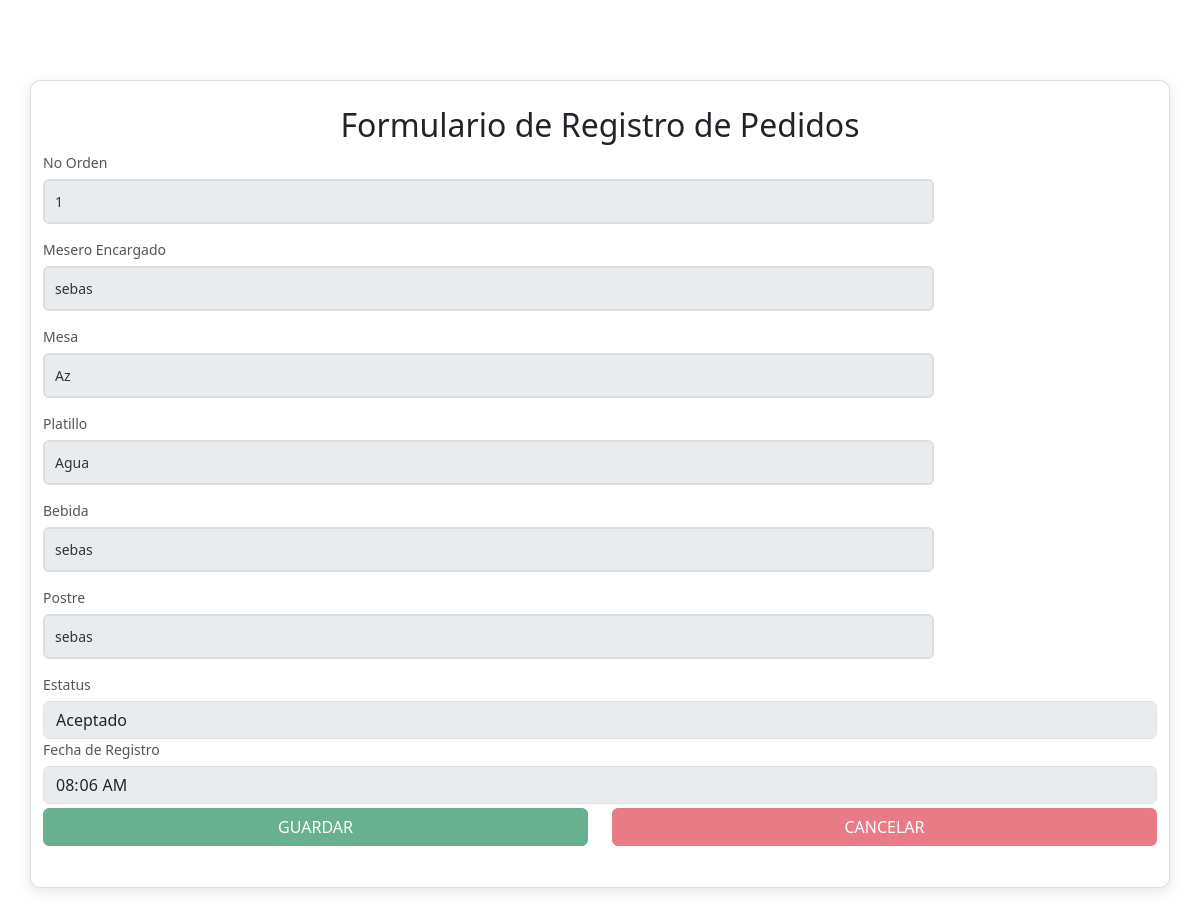
The app's page /editarpedido/1 with its own data.
### modulo/restaurante/models.py (models this page shows, shortened)
class PEDIDOS(models.Model):
    posiciones = [
        ('Pendiente', 'Pendiente'),
        ('Aceptado', 'Aceptado')
    ]
    IdPedido = models.AutoField(primary_key=True)
    NoOrden = models.CharField(max_length=10)
    MeseroEncargado = models.CharField(max_length=80)
    Mesa = models.CharField(max_length=10)
    Platillo = models.CharField(max_length=50)
    Bebida = models.CharField(max_length=50)
    Postre = models.CharField(max_length=50)
    Estatus = models.CharField(max_length=10, choices=posiciones)
    HoraRegistro = models.TimeField()

### modulo/restaurante/views.py (the view)
# urls.py: path("editarpedido/<pIdPedido>", views.editarPedido, name="editarpedido"),
def editarPedido(request, pIdPedido):
    pedido = PEDIDOS.objects.get(IdPedido=pIdPedido)
    return render(request,"editPedido.html", {"tblpedido": pedido})

### modulo/restaurante/templates/editpedido.html (shortened to what this page needs)
<html lang="es">
<head>
    <link rel="stylesheet" href="https://cdnjs.cloudflare.com/ajax/libs/font-awesome/6.6.0/css/all.min.css" />
    <link rel="stylesheet" href="https://cdn.jsdelivr.net/npm/bootstrap@5.3.3/dist/css/bootstrap.min.css">
</head>
<body>
    <div class="container">
        <h2>Formulario de Registro de Pedidos</h2>
        <form action="/leerpedido/" method="post">{% csrf_token %}
            <div class="form-group">
                <label for="txtNoOrden">No Orden</label>
                <input type="text" id="txtNoOrden" name="txtNoOrden" minlength="1" maxlength="7" class="form-control" value="{{tblpedido.NoOrden}}" required>
                <label for="txtMeseroEncargado">Mesero Encargado</label>
                <input type="text" id="txtMeseroEncargado" name="txtMeseroEncargado" minlength="1" maxlength="15" class="form-control" value="{{tblpedido.MeseroEncargado}}" required>
                <label for="txtMesa">Mesa</label>
                <input type="text" id="txtMesa" name="txtMesa" minlength="1" maxlength="15" class="form-control" value="{{tblpedido.Mesa}}" required>
                <label for="txtPlatillo">Platillo</label>
                <input type="text" id="txtPlatillo" name="txtPlatillo" minlength="1" maxlength="15" class="form-control" value="{{tblpedido.Platillo}}" required>
                <label for="txtBebida">Bebida</label>
                <input type="text" id="txtBebida" name="txtBebida" minlength="1" maxlength="15" class="form-control" value="{{tblpedido.Bebida}}" required>
                <label for="txtPostre">Postre</label>
                <input type="text" id="txtPostre" name="txtPostre" minlength="1" maxlength="15" class="form-control" value="{{tblpedido.Postre}}" required>
                <label for="txtEstatus">Estatus</label>
                <input id="txtEstatus" name="txtEstatus" class="form-control" value="{{tblpedido.Estatus}}" readonly>
                <label for="txtHoraRegistro">Fecha de Registro</label>
                <input type="time" id="txtHoraRegistro" name="txtHoraRegistro" class="form-control" value="{{tblpedido.HoraRegistro}}" required>
                <div class="row mt-1">
                    <div class="col-md-6">
                        <button type="submit" class="btn btn-success w-100">GUARDAR</button>
                    </div>
                    <div class="col-md-6">
                        <button type="reset" class="btn btn-danger w-100">CANCELAR</button>
                    </div>
                </div>
            </div>
        </form>
    </div>
</body></html>

### modulo/restaurante/templates/editpedido.html (style rules this page uses)
body { font-family: 'Arial', sans-serif; background-color: #f0f8ff; margin: 0; padding: 0; }
.container { width: 35%; margin: 80px auto; background-color: #fff; padding: 25px; border-radius: 10px; box-shadow: 0 4px 15px rgba(0, 0, 0, 0.1); border: 1px solid #ddd; }
h2 { text-align: center; color: #333; font-size: 24px; margin-bottom: 20px; }
label { display: block; margin-bottom: 6px; font-size: 14px; color: #555; }
input[type="text"], input[type="password"] { width: 80%; padding: 10px; margin-bottom: 15px; border: 2px solid #ddd; border-radius: 6px; font-size: 14px; color: #333; }
button { width: 100%; padding: 12px; background-color: #4CAF50; color: white; font-size: 16px; border: none; border-radius: 6px; cursor: pointer; transition: background-color 0.3s ease; }

### records on screen
PEDIDOS: txtNoOrden "1", txtMeseroEncargado "sebas", txtMesa "Az", txtPlatillo "Agua", txtBebida "sebas", txtPostre "sebas", txtEstatus "Aceptado", txtHoraRegistro "08:06"
